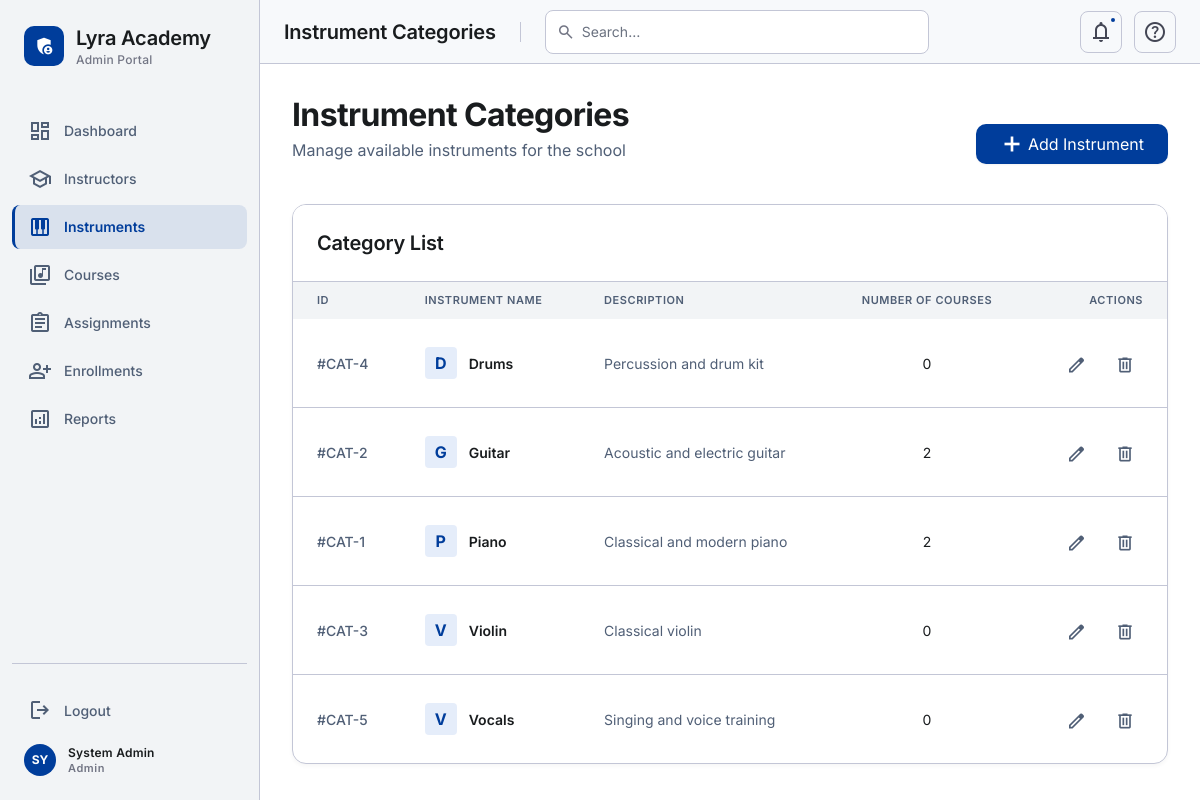
The page /03_Instrument_Categories/index.php (signed in) on the database its author committed.
### tables this page shows
CREATE TABLE IF NOT EXISTS instruments (
    id INT AUTO_INCREMENT PRIMARY KEY,
    name VARCHAR(100) UNIQUE NOT NULL,
    description TEXT,
    created_at TIMESTAMP DEFAULT CURRENT_TIMESTAMP
);

### 03_Instrument_Categories/index.php (the view, shortened to what this page needs)
<?php
require_once __DIR__ . '/../config/design-system.php';
$pdo = require_once __DIR__ . '/../config/db.php';
try {
    $stmt = $pdo->query("
        SELECT i.id, i.name, i.description, i.created_at,
               (SELECT COUNT(*) FROM courses c WHERE c.instrument_id = i.id) as course_count
        FROM instruments i
        ORDER BY i.name ASC
    ");
    $instruments = $stmt->fetchAll();
} catch (Exception $e) {
    error_log('DB error: ' . $e->getMessage()); die('A database error occurred. Please try again later.');
}
?>
<!DOCTYPE html>
<html lang="en">
<head>
</head>
<body class="text-on-surface">
<main id="lms-main-content" class="lms-main">
    <div class="page-content">
        <div class="flex justify-between items-end mb-lg">
            <div>
                <h2 class="text-h1 font-h1 text-on-surface mb-xs">Instrument Categories</h2>
                <p class="text-body-lg font-body-lg text-secondary">Manage available instruments for the school</p>
            </div>
            <button id="add-instrument-btn" class="flex items-center gap-xs px-md py-base bg-primary text-on-primary rounded-lg font-label-md transition-all hover:bg-primary-container shadow-sm">
                <span class="material-symbols-outlined" style="font-variation-settings: 'wght' 600;" aria-hidden="true">add</span>
                Add Instrument
            </button>
        </div>
        <div class="bg-surface-container-lowest rounded-xl border border-outline-variant shadow-[0_2px_4px_rgba(0,0,0,0.04)] overflow-hidden">
            <div class="px-md py-md flex justify-between items-center bg-surface-container-lowest border-b border-outline-variant">
                <h3 class="font-h3 text-h3 text-on-surface">Category List</h3>
            </div>
            <div class="overflow-x-auto">
                <table class="w-full text-left border-collapse">
                    <thead class="bg-surface-container-low">
                        <tr>
                            <th class="px-md py-sm font-label-sm text-label-sm text-secondary uppercase tracking-wider">ID</th>
                            <th class="px-md py-sm font-label-sm text-label-sm text-secondary uppercase tracking-wider">Instrument Name</th>
                            <th class="px-md py-sm font-label-sm text-label-sm text-secondary uppercase tracking-wider">Description</th>
                            <th class="px-md py-sm font-label-sm text-label-sm text-secondary uppercase tracking-wider text-center">Number of Courses</th>
                            <th class="px-md py-sm font-label-sm text-label-sm text-secondary uppercase tracking-wider text-right">Actions</th>
                        </tr>
                    </thead>
                    <tbody class="divide-y divide-outline-variant" id="instrument-list">
                        <?php if (empty($instruments)): ?>
                            <tr>
                                <td colspan="5" class="px-md py-md text-center text-secondary">No instrument categories found.</td>
                            </tr>
                        <?php else: ?>
                            <?php foreach ($instruments as $inst): ?>
                                <tr class="hover:bg-surface-container transition-colors group instrument-row">
                                    <td class="px-md py-md text-body-md font-medium text-secondary">#CAT-<?= $inst['id'] ?></td>
                                    <td class="px-md py-md">
                                        <div class="flex items-center gap-sm">
                                            <div class="w-8 h-8 rounded bg-primary-container/10 flex items-center justify-center text-primary font-bold">
                                                <?= htmlspecialchars(substr($inst['name'], 0, 1)) ?>
                                            </div>
                                            <span class="text-body-md font-semibold text-on-surface"><?= htmlspecialchars($inst['name']) ?></span>
                                        </div>
                                    </td>
                                    <td class="px-md py-md text-body-md text-secondary max-w-xs truncate"><?= htmlspecialchars($inst['description'] ?: 'No description provided.') ?></td>
                                    <td class="px-md py-md text-body-md text-on-surface text-center"><?= intval($inst['course_count']) ?></td>
                                    <td class="px-md py-md text-right space-x-base">
                                        <button onclick="editInstrument(<?= htmlspecialchars(json_encode($inst)) ?>)" class="p-2 text-secondary hover:text-primary hover:bg-surface-container-high rounded-lg"><span class="material-symbols-outlined text-[20px]" aria-hidden="true">edit</span></button>
                                        <button onclick="deleteInstrument(<?= $inst['id'] ?>)" class="p-2 text-secondary hover:text-error hover:bg-error-container/30 rounded-lg"><span class="material-symbols-outlined text-[20px]" aria-hidden="true">delete</span></button>
                                    </td>
                                </tr>
                            <?php endforeach; ?>
                        <?php endif; ?>
                    </tbody>
                </table>
            </div>
        </div>
    </div>
</main>
</body>
</html>

### rows shown on the page
instruments: id "4", name "D", name "Drums", description "Percussion and drum kit", course_count "0"
instruments: id "2", name "G", name "Guitar", description "Acoustic and electric guitar", course_count "2"
instruments: id "1", name "P", name "Piano", description "Classical and modern piano", course_count "2"
instruments: id "3", name "V", name "Violin", description "Classical violin", course_count "0"
instruments: id "5", name "V", name "Vocals", description "Singing and voice training", course_count "0"

### other values the page prints
$cfg['label'] "Admin Portal"
$item['label'] "Dashboard"
$item['label'] "Instructors"
$item['label'] "Instruments"
$item['label'] "Courses"
$item['label'] "Assignments"
$item['label'] "Enrollments"
$item['label'] "Reports"
$initials "SY"
$name "System Admin"
$roleLabel "Admin"
$pageTitle "Instrument Categories"
